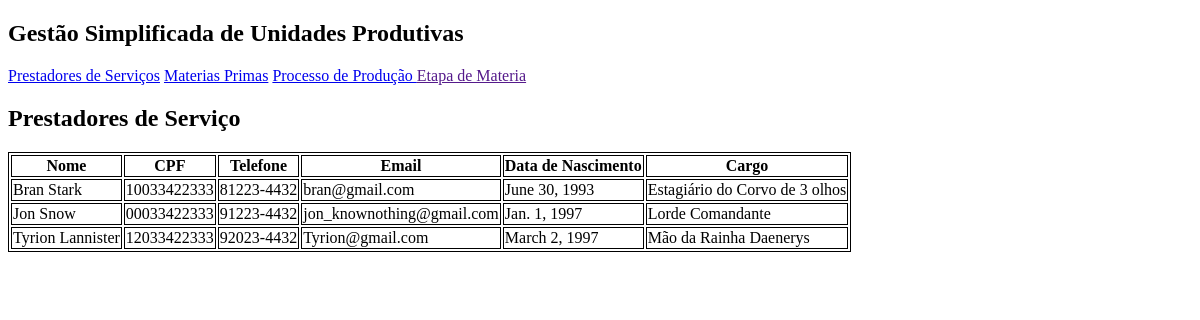
/appprod/prestador/, run on an earlier commit of the app's database.
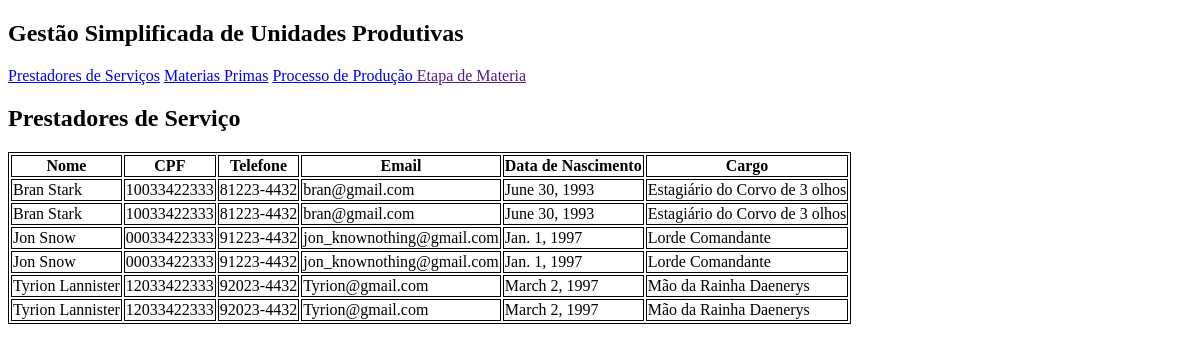
And on a later commit of the database.
### appprod/models.py (models this page shows, shortened)
class Prestador_servico(models.Model):
    nome = models.CharField("Nome", max_length=150)
    telefone = models.CharField("Telefone", max_length=10)
    email = models.EmailField("Email")
    dt_nasc = models.DateField("Data de Nascimento")
    cpf = models.CharField("CPF", max_length=11)
    cargo = models.ForeignKey(Cargo, on_delete=models.PROTECT, verbose_name="Cargo")

class Cargo(models.Model):
    descricao = models.CharField("Descrição do cargo", max_length=150)
    salario = models.FloatField("Salário")
    def __str__(self):
        return self.descricao

### appprod/views.py (the view)
def exibirPrestador(request):
        prestador = Prestador_servico.objects.all().order_by('nome')
        return render(request,'exibirprestador.html', {'prestador':prestador})

### templates/exibirprestador.html
{% extends 'base.html' %}
{% block conteudo %}
<h2>Prestadores de Serviço</h2>
<table>
  <tr>
    <th>Nome</th>
      <th>CPF</th>
      <th>Telefone</th>
      <th>Email</th>
      <th>Data de Nascimento</th>
      <th>Cargo</th>
  </tr>
    {% for p in prestador %}
        <tr>
            <td>{{ p.nome }}</td>
            <td>{{ p.cpf }}</td>
            <td>{{ p.telefone }}</td>
            <td>{{ p.email }}</td>
            <td>{{ p.dt_nasc }}</td>
            <td>{{ p.cargo }}</td>
        </tr>
    {% endfor %}
</table>
{% endblock %}

### templates/base.html (shortened to what this page needs)
<!DOCTYPE html>
<html lang="en">
<head>
</head>
<body>
    <h2>Gestão Simplificada de Unidades Produtivas</h2>
    <nav>
        <a href="{% url 'prestador' %}"> Prestadores de Serviços</a>
        <a href="{% url 'materia' %}"> Materias Primas</a>
        <a href="{% url 'processo' %}"> Processo de Produção </a>
        <a href=""> Etapa de Materia</a>
    </nav>
    {% block conteudo %}{% endblock %}
</body>
</html>

### templates/base.html (style rules this page uses)
table, th, td { border: 1px solid black; }

What changed in the data, as far as the page shows it:
added Prestador_servico: nome "Bran Stark", cpf "10033422333", telefone "81223-4432", email "bran@gmail.com", dt_nasc "June 30, 1993", cargo "Estagiário do Corvo de 3 olhos"
added Prestador_servico: nome "Jon Snow", cpf "00033422333", telefone "91223-4432", email "jon_knownothing@gmail.com", dt_nasc "Jan. 1, 1997", cargo "Lorde Comandante"
added Prestador_servico: nome "Tyrion Lannister", cpf "12033422333", telefone "92023-4432", email "Tyrion@gmail.com", dt_nasc "March 2, 1997", cargo "Mão da Rainha Daenerys"
